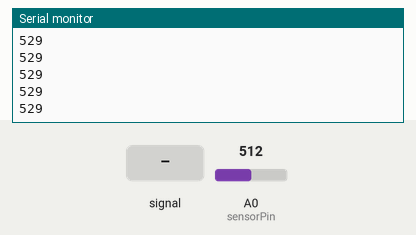
A sketch run on a simulated Arduino Uno, built with avr-gcc and run on an emulated ATmega328P. Parts: the last lines printed to the serial monitor. Inputs (shaded band) come from the test bench; at power-on: A0 (sensorPin) = 512.

Above: at 0.8 s.
0.9 s: A0 (sensorPin) fed a 200 Hz sine of ±81 counts around its level
At 2.0 s:
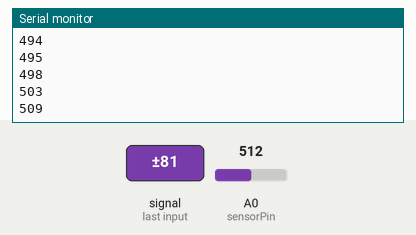
2.4 s: A0 (sensorPin) set to 716
At 3.0 s:
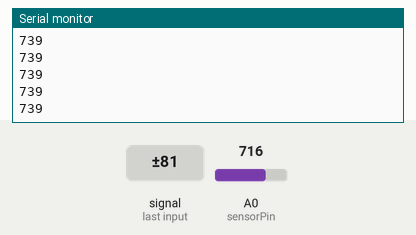
3.9 s: A0 (sensorPin) fed a 1000 Hz sine of ±255 counts around its level
At 4.9 s:
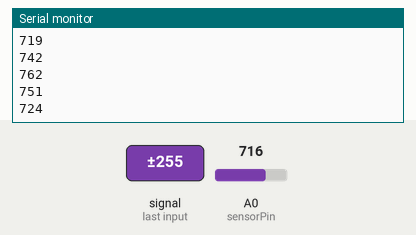
5.4 s: A0 (sensorPin) set to 900
At 6.2 s:
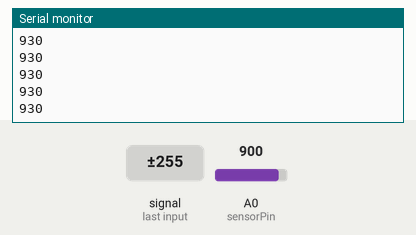
Timing chart, 0 to 7.9 s (numbered marks = the images above; inputs shaded):
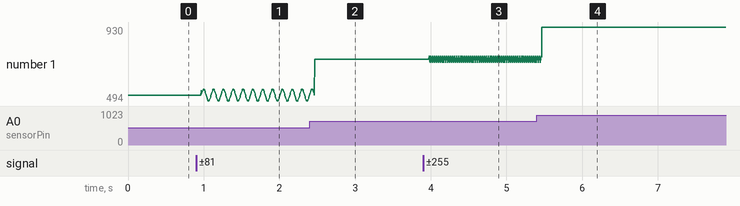

The sketch:

AV_2_Final.ino
```cpp
int sensorPin = 0;
int sensorValue = 0;
int EMA_S = 0;
int EMA_T = 0;
int totalx = 0;
int EMA_AV = 0;
int nSamp = 30;

void setup() {
  Serial.begin(9600);
  for (int j = 0; j < 10000; j++) {
  EMA_S = analogRead(sensorPin);
  EMA_T = EMA_S;
      for (int i = 0; i < nSamp; i++) {
      EMA_S = analogRead(sensorPin);
      EMA_T = EMA_T + EMA_S;
    }
      EMA_AV = EMA_T / nSamp;
      Serial.println(EMA_AV);
  }
}
void loop() {
}
```

Measured:
- after the input at 0.9 s, the serial monitor: prints a new line after 0.07 s (image 1)
- after the input at 2.4 s, the serial monitor: prints a new line after 0.07 s (image 2)
- after the input at 3.9 s, the serial monitor: prints a new line after 0.07 s (image 3)
- after the input at 5.4 s, the serial monitor: prints a new line after 0.07 s (image 4)
- plotted number 1: 529 → 525 after the input at 0.9 s, 525 → 739 after the input at 2.4 s, 739 → 719 after the input at 3.9 s, 719 → 930 after the input at 5.4 s
